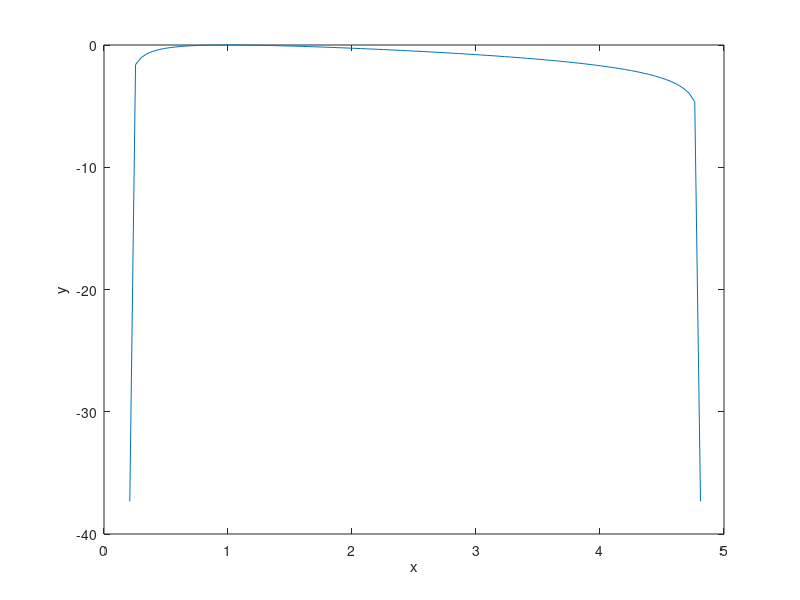

MATLAB code to generate this figure: (Note: this script raises an error after producing the figure.)
x = linspace(exp(-pi/2), exp(pi/2), 100);
y = log(cos(log(x)));
plot(x,y);
xlabel('x')
ylabel('y')
xline(exp(-pi/2), ':');
xline(exp(pi/2), ':');